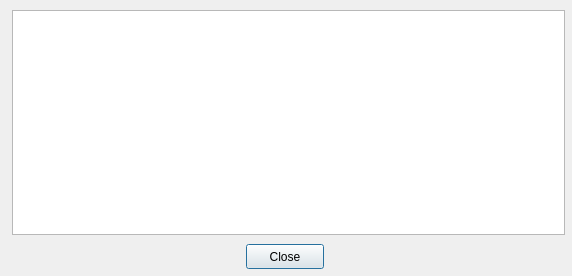
<?xml version="1.0" encoding="UTF-8"?>
<ui version="4.0">
 <class>ErrorLogUi</class>
 <widget class="QDialog" name="ErrorLogUi">
  <property name="geometry">
   <rect>
    <x>0</x>
    <y>0</y>
    <width>572</width>
    <height>276</height>
   </rect>
  </property>
  <property name="minimumSize">
   <size>
    <width>572</width>
    <height>276</height>
   </size>
  </property>
  <property name="maximumSize">
   <size>
    <width>572</width>
    <height>276</height>
   </size>
  </property>
  <property name="windowTitle">
   <string>Error journal</string>
  </property>
  <property name="windowIcon">
   <iconset resource="../resource/qmsd_main.qrc">
    <normaloff>:/main.png</normaloff>:/main.png</iconset>
  </property>
  <widget class="QPushButton" name="closeuilog">
   <property name="geometry">
    <rect>
     <x>246</x>
     <y>244</y>
     <width>78</width>
     <height>25</height>
    </rect>
   </property>
   <property name="text">
    <string>Close</string>
   </property>
  </widget>
  <widget class="QListWidget" name="errrolist">
   <property name="geometry">
    <rect>
     <x>12</x>
     <y>10</y>
     <width>553</width>
     <height>225</height>
    </rect>
   </property>
  </widget>
 </widget>
 <resources>
  <include location="../resource/qmsd_main.qrc"/>
 </resources>
 <connections/>
</ui>
